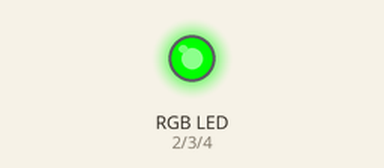
This program was run on a simulated Arduino Uno, built with avr-gcc and run on an emulated ATmega328P. Shown: an RGB LED mixed from three pins (HIGH = lit).

Above: at 0.5 s.
At 2.5 s:
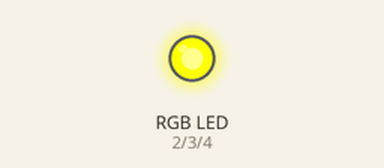
At 3.5 s:
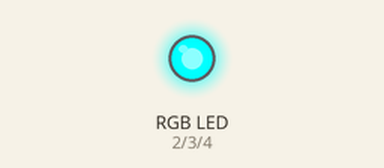
At 4.5 s:
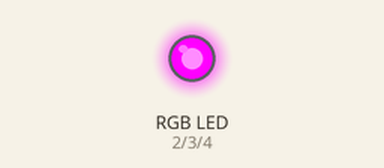
At 6.5 s:
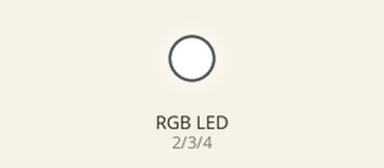
At 8.5 s:
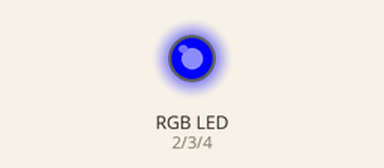
Timing chart, 0 to 9.1 s (numbered marks = the images above):
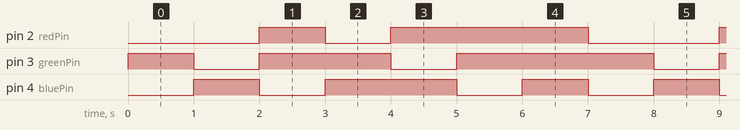

The program:

main.cpp
```cpp
#include <Arduino.h>

const int redPin = 2;
const int greenPin = 3;
const int bluePin = 4;

void setup() {
  pinMode(redPin, OUTPUT);
  pinMode(greenPin, OUTPUT);
  pinMode(bluePin, OUTPUT);
}

void RGB_color(int red_light_value, int green_light_value, int blue_light_value) {
  analogWrite(redPin, red_light_value);
  analogWrite(greenPin, green_light_value);
  analogWrite(bluePin, blue_light_value);
}

void loop() {
  RGB_color(0, 255, 0); // Green
  delay(1000);
  RGB_color(0, 0, 255); // Blue
  delay(1000);
  RGB_color(255, 255, 125); // Raspberry
  delay(1000);
  RGB_color(0, 255, 255); // Cyan
  delay(1000);
  RGB_color(255, 0, 255); // Magenta
  delay(1000);
  RGB_color(255, 255, 0); // Yellow
  delay(1000);
  RGB_color(255, 255, 255); // White
  delay(1000);
}
```

Measured:
- by itself, pin 2 (redPin): repeats every 7.0 s: LOW 1.0 s, HIGH 3.0 s, LOW 2.0 s, HIGH 1.0 s
- by itself, pin 3 (greenPin): repeats every 7.0 s: LOW 1.0 s, HIGH 2.0 s, LOW 1.0 s, HIGH 3.0 s
- by itself, pin 4 (bluePin): repeats every 7.0 s: LOW 1.0 s, HIGH 2.0 s, 2 × (LOW 1.0 s, HIGH 1.0 s)
